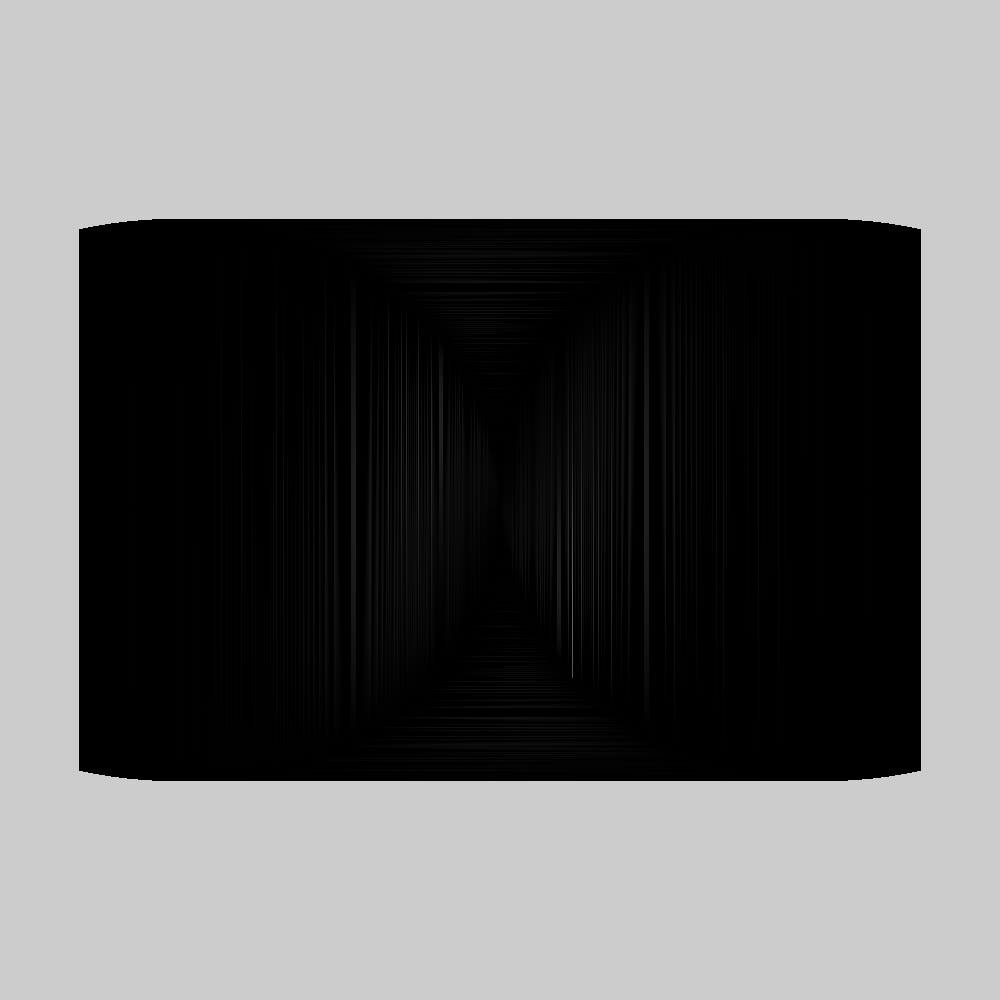
Frame 1 (no input)
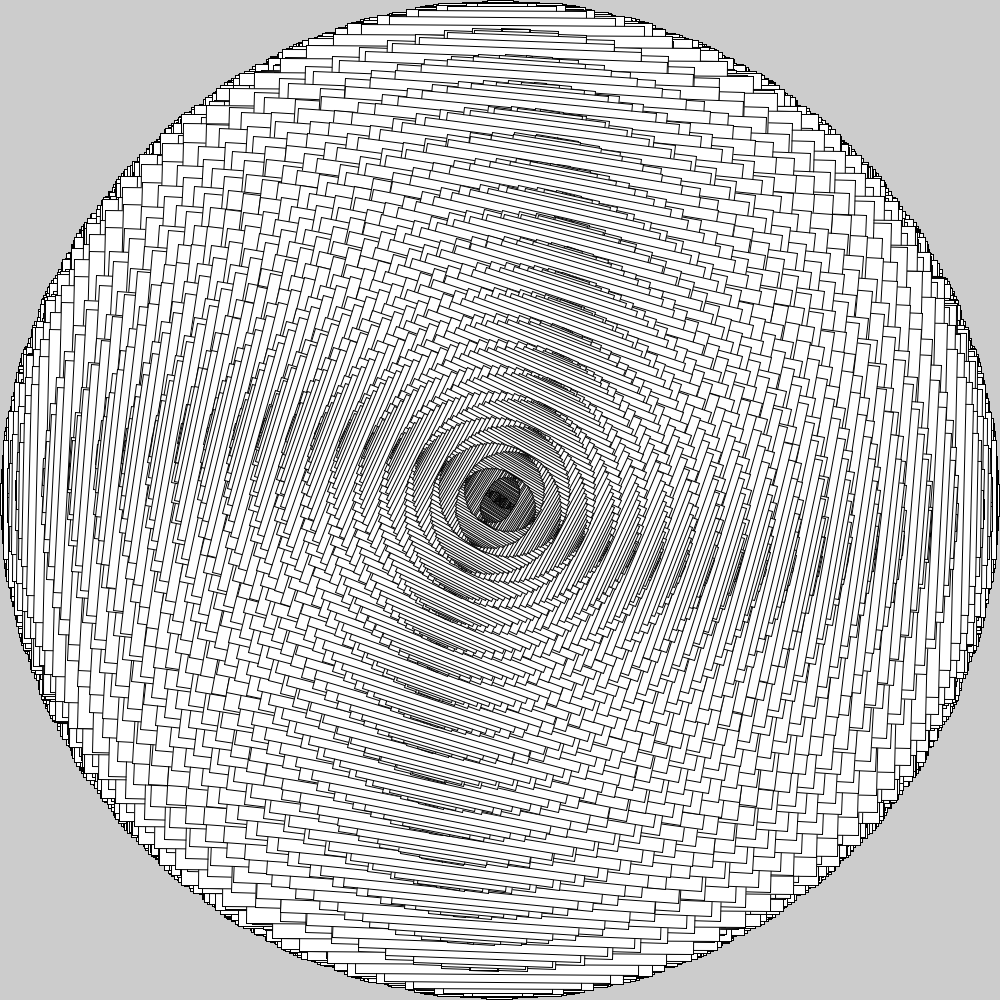
Frame 60 (the mouse pressed at the canvas centre just before this capture)
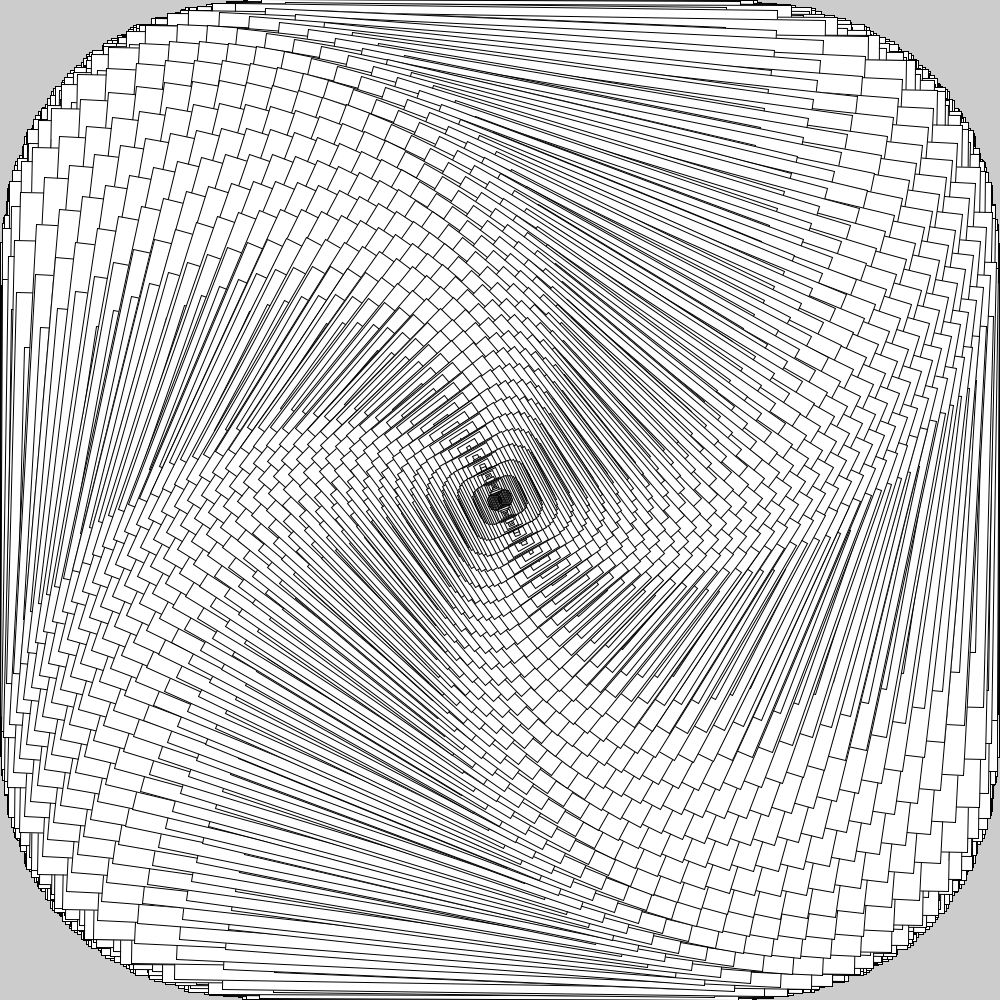
Frame 120 (the mouse held since frame 60 and released just before this capture)

The Processing sketch that drew these frames (run headless with seeded random() and noise(); from frame 60 on, the mouse is pressed at the canvas centre):

// Processing sketch: rectGraph
// ── rectGraph.pde
float a, b, c;

void setup(){
  size(1000,1000);
  rectMode(CENTER);
  frameRate(60);
}

void draw(){
  translate(width/2, height/2);
  a += .001;
  
  //b += .1;
  for(float i = 1000 ; i > 0 ; i = i - 1){
    b += .1;
    c += .00000001;
    rotate(c);
    rect(0*sin(b),0, i* sin(i*a), i*cos(a*i+(mouseX*.001)));
    //rect(width/2,height/2, i, i);
  }
  println(frameCount);
}
